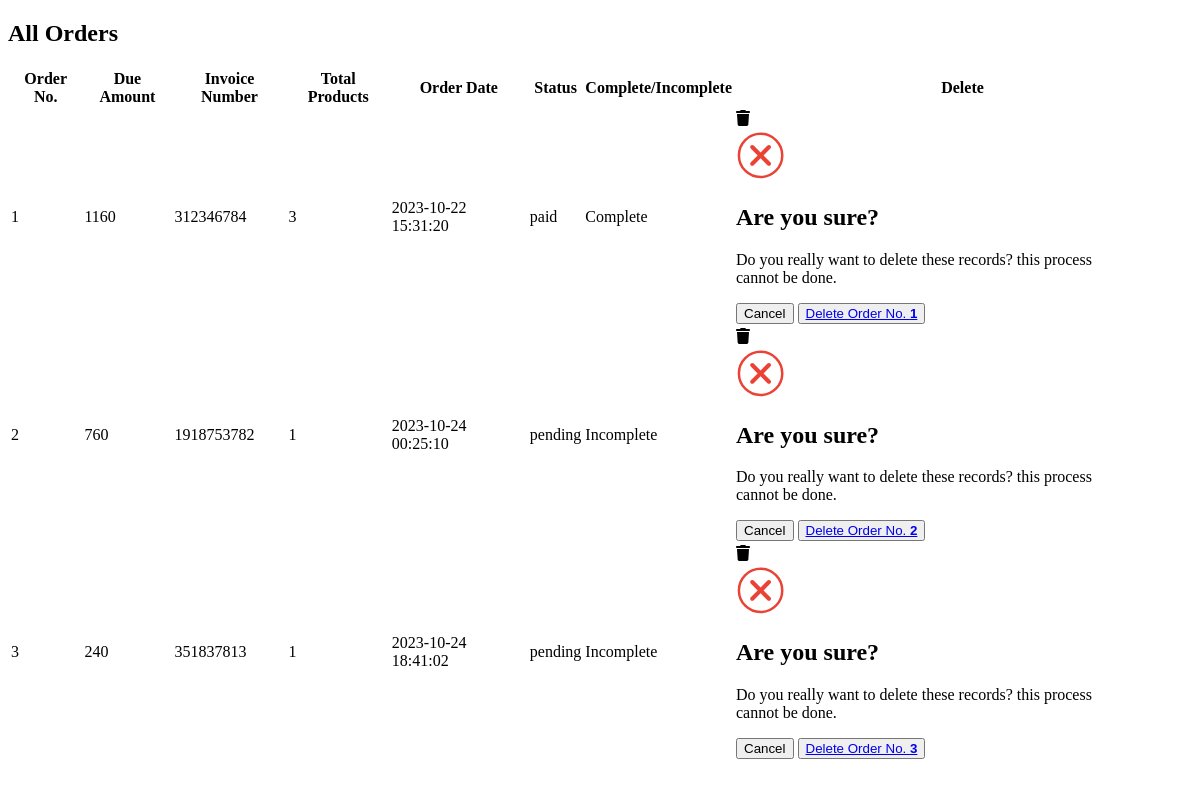
The page /admin/list_orders.php on the database as committed earlier.
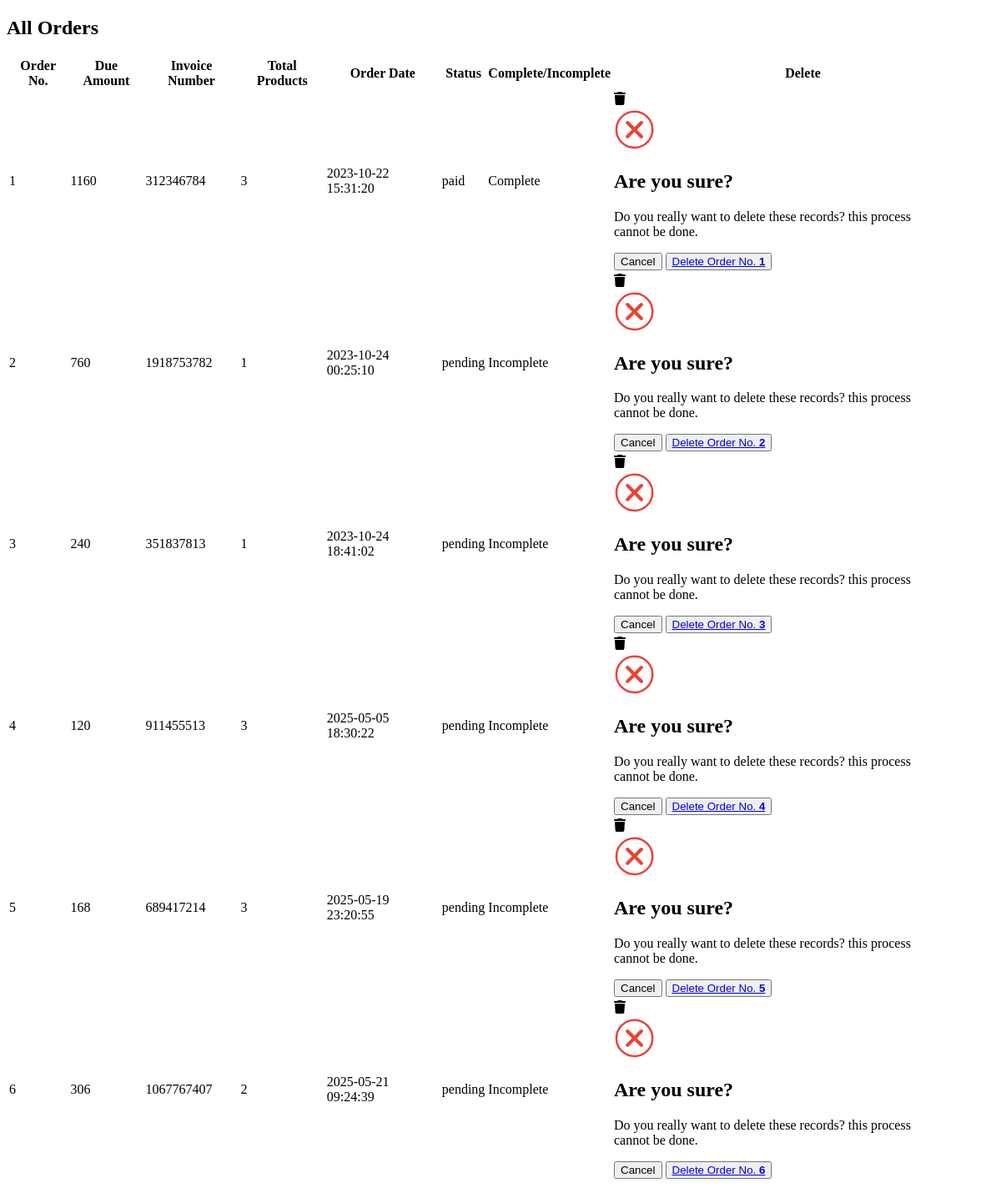
The same page on the database as committed later.
### tables this page shows
CREATE TABLE `user_orders` (
  `order_id` int(11) NOT NULL,
  `user_id` int(11) NOT NULL,
  `amount_due` int(255) NOT NULL,
  `invoice_number` int(255) NOT NULL,
  `total_products` int(255) NOT NULL,
  `order_date` timestamp NOT NULL DEFAULT current_timestamp() ON UPDATE current_timestamp(),
  `order_status` varchar(255) NOT NULL
);

### admin/list_orders.php (the view, shortened to what this page needs)
<!DOCTYPE html>
<html lang="en">
<head>
</head>
<body>
    <div class="container">
        <div class="categ-header">
            <div class="sub-title">
                <h2>All Orders</h2>
            </div>
        </div>
        <div class="table-data">
            <table class="table table-bordered table-hover table-striped text-center">
                <thead class="table-dark">
                    <?php
                    $get_order_query = "SELECT * FROM `user_orders`";
                    $get_order_result = mysqli_query($con, $get_order_query);
                    $row_count = mysqli_num_rows($get_order_result);
                    if($row_count!=0){
                        echo "
                        <tr>
                        <th>Order No.</th>
                        <th>Due Amount</th>
                        <th>Invoice Number</th>
                        <th>Total Products</th>
                        <th>Order Date</th>
                        <th>Status</th>
                        <th>Complete/Incomplete</th>
                        <th>Delete</th>
                    </tr>
                    ";
                    }
                    ?>
                </thead>
                <tbody>
                    <?php
                    if ($row_count == 0) {
                        echo "<h2 class='text-center text-light p-2 bg-dark'>No orders yet</h2>";
                    } else {
                        $id_number = 1;
                        while ($row_fetch_orders = mysqli_fetch_array($get_order_result)) {
                            $order_id = $row_fetch_orders['order_id'];
                            $amount_due = $row_fetch_orders['amount_due'];
                            $invoice_number = $row_fetch_orders['invoice_number'];
                            $total_products = $row_fetch_orders['total_products'];
                            $order_date = $row_fetch_orders['order_date'];
                            $order_status = $row_fetch_orders['order_status'];
                            $order_complete = $row_fetch_orders['order_status'] == 'paid'? 'Complete' : 'Incomplete';
                            echo "
                            <tr>
                            <td>$id_number</td>
                            <td>$amount_due</td>
                            <td>$invoice_number</td>
                            <td>$total_products</td>
                            <td>$order_date</td>
                            <td>$order_status</td>
                            <td>$order_complete</td>
                            <td>
                                <a href='index.php?delete_order=$order_id' data-bs-toggle='modal' data-bs-target='#deleteModal_$order_id'>
                                </a>
                                <div class='modal fade' id='deleteModal_$order_id' tabindex='-1' aria-labelledby='deleteModal_$order_id.Label' aria-hidden='true'>
                                    <div class='modal-dialog modal-dialog-centered justify-content-center'>
                                        <div class='modal-content' style='width:80%;'>
                                            <div class='modal-body'>
                                                <div class='d-flex flex-column gap-3 align-items-center text-center'>
                                                    <span>
                                                    </span>
                                                    <h2>Are you sure?</h2>
                                                    <p>
                                                        Do you really want to delete these records? this process cannot be done.
                                                    </p>
                                                    <div class='btns d-flex gap-3'>
                                                        <button type='button' class='btn px-5 btn-secondary' data-bs-dismiss='modal'>Cancel</button>
                                                        <button type='button' class='btn px-5 btn-primary' data-bs-dismiss='modal'>
                                                            <a class='text-light' href='index.php?delete_order=$order_id'>
                                                                Delete Order No. <strong>$id_number</strong>
                                                            </a>
                                                        </button>
                                                    </div>
                                                </div>
                                            </div>
                                        </div>
                                    </div>
                                </div>
                            </td>
                        </tr>
                            ";
                            $id_number++;
                        }
                    }
                    ?>
                </tbody>
            </table>
        </div>
    </div>
</body>
</html>

Rows that differ between the two databases and show on the page:
added user_orders: amount_due "120", invoice_number "911455513", total_products "3", order_date "2025-05-05 18:30:22", order_status "pending", order_status "Incomplete"
added user_orders: amount_due "168", invoice_number "689417214", total_products "3", order_date "2025-05-19 23:20:55", order_status "pending", order_status "Incomplete"
added user_orders: amount_due "306", invoice_number "1067767407", total_products "2", order_date "2025-05-21 09:24:39", order_status "pending", order_status "Incomplete"
